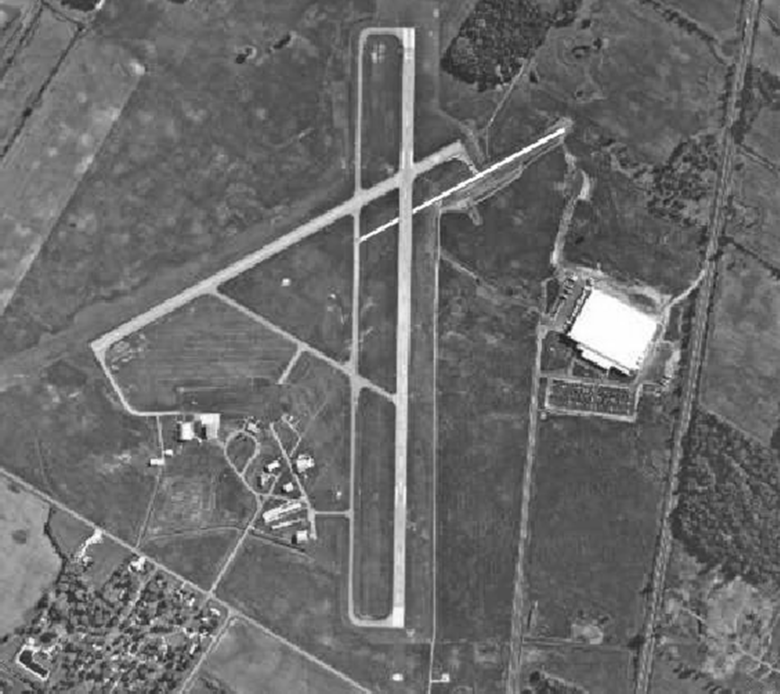
#> input picture 大三上/数字图像处理/实验代码/Project8_分割/photo1.tif, 1559 x 1388 px (shown at 1/2 size)
$ python ex1.py
#> lines starting #> are read from the running program, lines starting #| are printed output that depends on the picture; after the words box and inside, x2 and y2 are one past the last pixel; in counts of white or black regions, pixels touching at a corner belong together
import numpy as np
import cv2
import matplotlib.pyplot as plt

# 读取图像并转换为灰度图
image_path = "photo1.tif"
image = cv2.imread(image_path)
#> image is the input picture: shape (1388, 1559, 3); min 17, max 255, mean 106.4
gray = cv2.cvtColor(image, cv2.COLOR_BGR2GRAY)

# 使用Canny边缘检测
edges = cv2.Canny(gray, 50, 150)
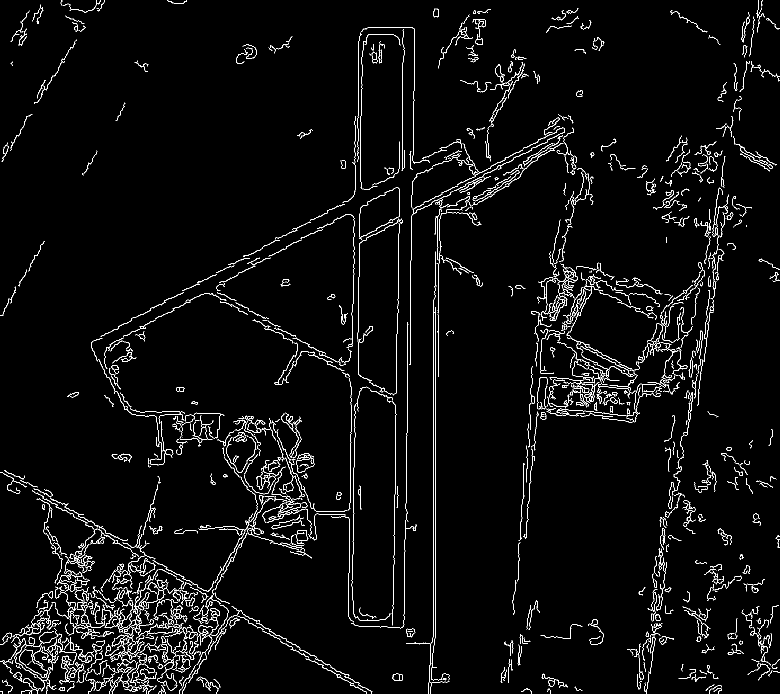
#> edges: shape (1388, 1559) (shown at 1/2 size); 3.3% white in thin lines or dots

# 使用霍夫变换检测直线
lines = cv2.HoughLines(edges, 1, np.pi / 180, 200)
#> lines = 23 rows, first 8: [871, 0], [867, 0], [806, 0.0175], [716, 0], [717, 0.0175], [687, 1.06], [831, 0.0175], [802, 2.11]
lines_image = np.zeros_like(gray)

# 绘制检测到的满足角度范围的所有直线
all_lines = []
if lines is not None:
    for rho, theta in lines[:, 0]:
        if (np.abs(theta) < np.pi / 180):
            all_lines.append((rho, theta))
            a = np.cos(theta)
            b = np.sin(theta)
            x0 = a * rho
            y0 = b * rho
            x1 = int(x0 + 1000 * (-b))
            y1 = int(y0 + 1000 * (a))
            x2 = int(x0 - 1000 * (-b))
            y2 = int(y0 - 1000 * (a))
#> this loop made 23 passes
#> (rho, theta, b, x0, y0, x1, y1, x2) on passes 1, 2, 3, 4, 5, 7, 9, 11, 14, 15, 19, 23: (871, 0, 0, 871, 0, 871, 1000, 871), (867, 0, 0, 867, 0, 867, 1000, 867), (806, 0.0175, 0.0175, 805.9, 14.07, 788, 1013, 823), (716, 0, 0, 716, 0, 716, 1000, 716), (717, 0.0175, 0.0175, 716.9, 12.51, 699, 1012, 734), (831, 0.0175, 0.0175, 830.9, 14.5, 813, 1014, 848), (726, 0.0175, 0.0175, 725.9, 12.67, 708, 1012, 743), (888, 0.0175, 0.0175, 887.9, 15.5, 870, 1015, 905), (876, 0, 0, 876, 0, 876, 1000, 876), (724, 0.0175, 0.0175, 723.9, 12.64, 706, 1012, 741), (707, 0, 0, 707, 0, 707, 1000, 707), (804, 0, 0, 804, 0, 804, 1000, 804)
#> (rho, theta) on passes 6, 8, 10, 12, 13, 16: (687, 1.06), (802, 2.11), (710, 1.06), (1493, 0.157), (810, 2.11), (977, 0.785)
#> after the loop, all_lines = [(871, 0), (867, 0), (806, 0.0175), (716, 0), (717, 0.0175), (831, 0.0175), (726, 0.0175), (888, 0.0175), (876, 0), (724, 0.0175), (707, 0), (804, 0)]

# 提取跑道的两条主要边线
filtered_lines = sorted(all_lines, key=lambda x: abs(x[0]))  # 按 rho 排序
#> filtered_lines = [(707, 0), (716, 0), (717, 0.0175), (724, 0.0175), (726, 0.0175), (804, 0), (806, 0.0175), (831, 0.0175), (867, 0), (871, 0), (876, 0), (888, 0.0175)]
if len(filtered_lines) > 2:
    filtered_lines = filtered_lines[2:8]
#> filtered_lines = [(717, 0.0175), (724, 0.0175), (726, 0.0175), (804, 0), (806, 0.0175), (831, 0.0175)]

runway_image = image.copy()
for rho, theta in filtered_lines:
    a = np.cos(theta)
    b = np.sin(theta)
    x0 = a * rho
    y0 = b * rho
    x1 = int(x0 + 1250 * (-b))
    y1 = int(y0 + 1250 * (a))
    x2 = int(x0 - 1250 * (-b))
    y2 = int(y0 - 1250 * (a))
    cv2.line(runway_image, (x1, y1), (x2, y2), (0, 0, 255), 3)  # 在原图上绘制蓝色线条
#> this loop made 6 passes
#> (rho, theta, b, x0, y0, x1, y1, x2) on passes 1 to 6: (717, 0.0175, 0.0175, 716.9, 12.51, 695, 1262, 738), (724, 0.0175, 0.0175, 723.9, 12.64, 702, 1262, 745), (726, 0.0175, 0.0175, 725.9, 12.67, 704, 1262, 747), (804, 0, 0, 804, 0, 804, 1250, 804), (806, 0.0175, 0.0175, 805.9, 14.07, 784, 1263, 827), (831, 0.0175, 0.0175, 830.9, 14.5, 809, 1264, 852)
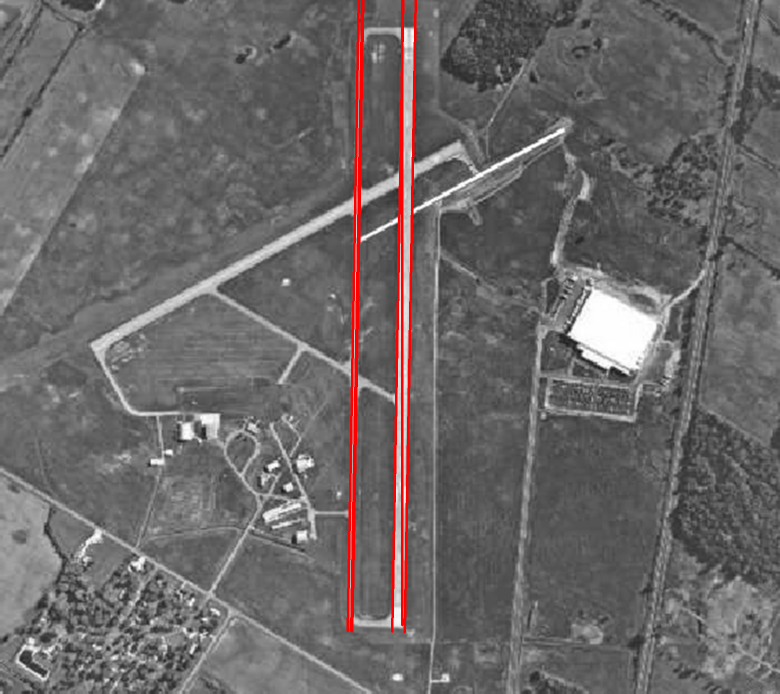
#> runway_image: shape (1388, 1559, 3) (shown at 1/2 size); 1.52% of pixels changed, all inside (x1, y1, x2, y2) = (693, 0, 834, 1267)

fig, axes = plt.subplots(1, 3, figsize=(20, 5))

# 原始图像
axes[0].imshow(cv2.cvtColor(image, cv2.COLOR_BGR2RGB))
axes[0].set_title("a) Original Image")
axes[0].axis("off")

# 边缘检测图像
axes[1].imshow(edges, cmap="gray")
axes[1].set_title("b) Canny Edge Detection")
axes[1].axis("off")


# 跑道的主要边线
axes[2].imshow(cv2.cvtColor(runway_image, cv2.COLOR_BGR2RGB))
axes[2].set_title("d) Runway Lines")
axes[2].axis("off")

plt.tight_layout()
plt.show()
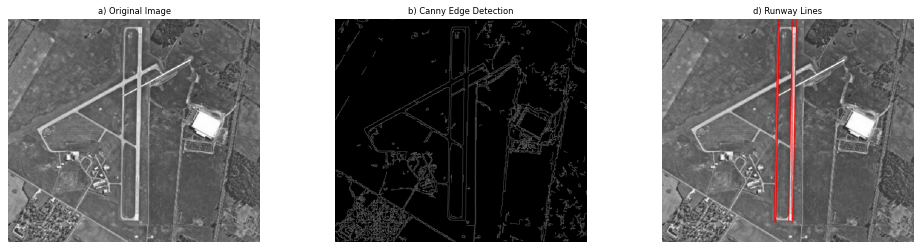
#> figure drawn by matplotlib, 3 panels

$ run again, with 大三上/数字图像处理/实验代码/Project8_分割/photo2.tif copied over 大三上/数字图像处理/实验代码/Project8_分割/photo1.tif
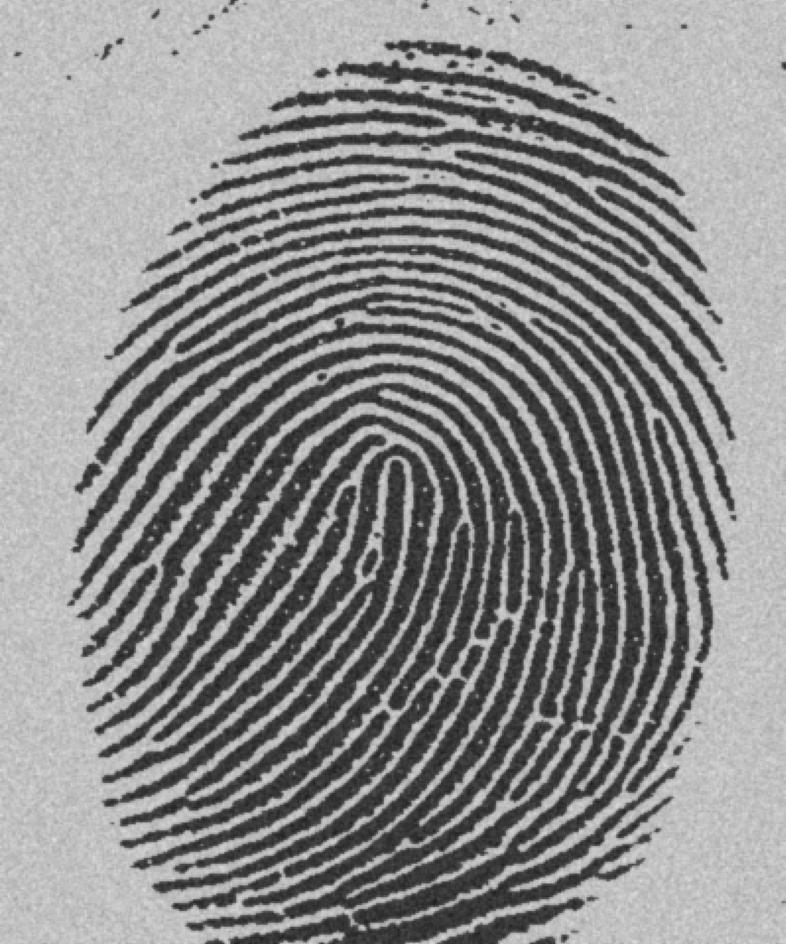
#> input picture 大三上/数字图像处理/实验代码/Project8_分割/photo2.tif, 1571 x 1887 px (shown at 1/2 size)
#> image is the input picture: shape (1887, 1571, 3); min 24, max 229, mean 140
#> `edges = cv2.Canny(gray, 50, 150)`:
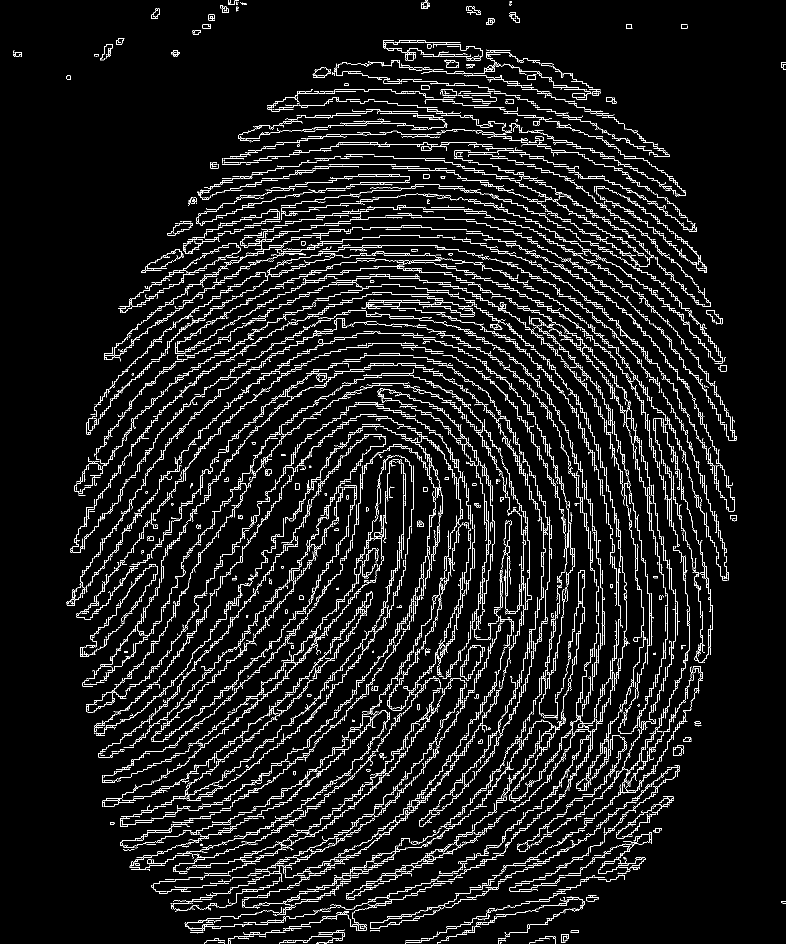
#> edges: shape (1887, 1571) (shown at 1/2 size); 6.2% white in thin lines or dots
#> lines = 2087 rows, first 8: [1098, 0], [1019, 0], [980, 0], [1236, 0], [972, 0], [976, 0], [1299, 0], [1232, 0]
#> the loop `for rho, theta in lines[:, 0]:` made 2087 passes
#> (rho, theta, x0, x1, x2) on passes 1 to 8: (1098, 0, 1098, 1098, 1098), (1019, 0, 1019, 1019, 1019), (980, 0, 980, 980, 980), (1236, 0, 1236, 1236, 1236), (972, 0, 972, 972, 972), (976, 0, 976, 976, 976), (1299, 0, 1299, 1299, 1299), (1232, 0, 1232, 1232, 1232)
#> the loop `for rho, theta in filtered_lines:` made 6 passes
#> rho on passes 1 to 6: 240, 244, 263, 267, 271, 283
#> `plt.show()`:
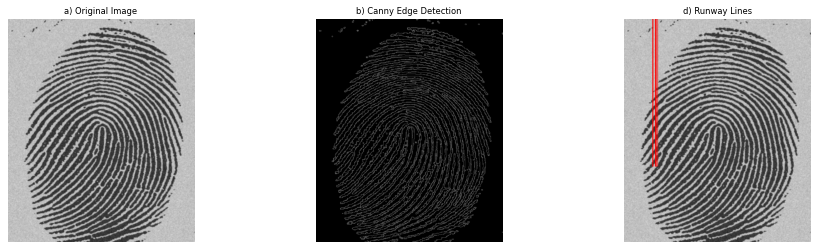
#> figure drawn by matplotlib, 3 panels

$ run again, with 大三上/数字图像处理/实验代码/Project8_分割/photo3.tif copied over 大三上/数字图像处理/实验代码/Project8_分割/photo1.tif
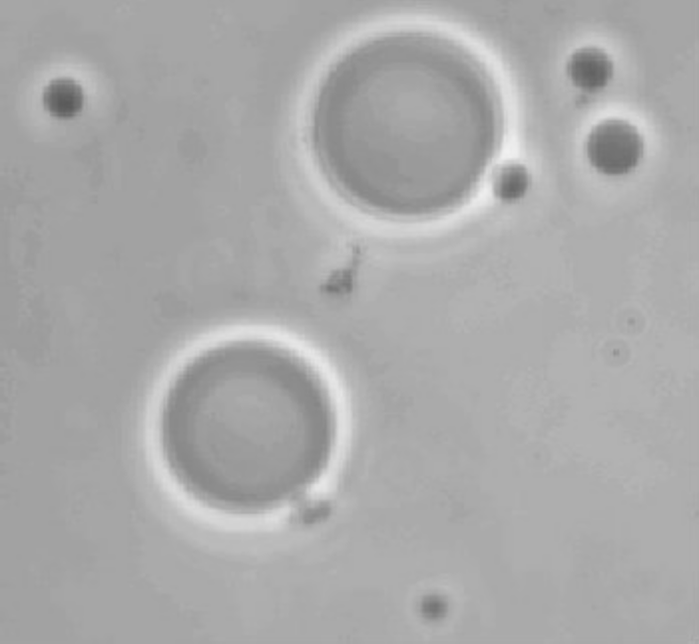
#> input picture 大三上/数字图像处理/实验代码/Project8_分割/photo3.tif, 699 x 644 px
#> image is the input picture: shape (644, 699, 3); min 90, max 241, mean 169.6
#> edges: shape (644, 699); every value is 0
#> lines = None
#> `plt.show()`:
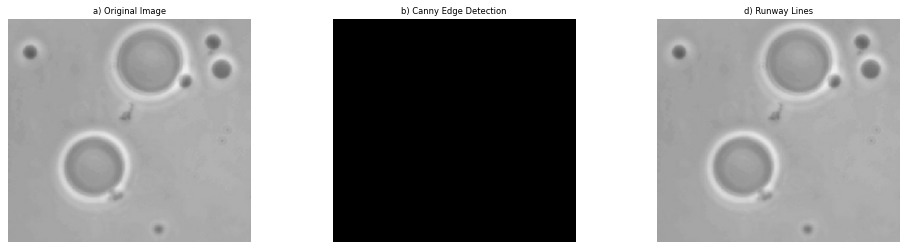
#> figure drawn by matplotlib, 3 panels

$ run again, with 大三上/数字图像处理/实验代码/Project8_分割/photo4.tif copied over 大三上/数字图像处理/实验代码/Project8_分割/photo1.tif
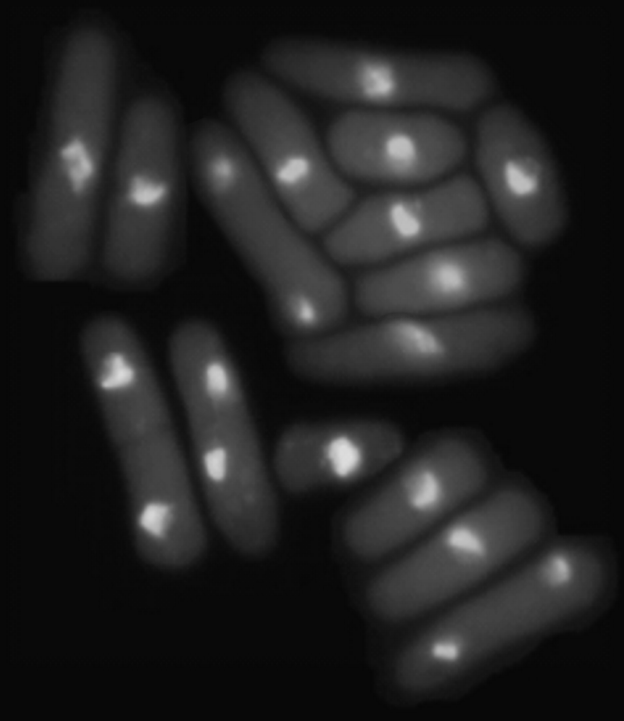
#> input picture 大三上/数字图像处理/实验代码/Project8_分割/photo4.tif, 1248 x 1442 px (shown at 1/2 size)
#> image is the input picture: shape (1442, 1248, 3); min 6, max 222, mean 33.1
#> edges: shape (1442, 1248); every value is 0
#> lines = None
#> `plt.show()`:
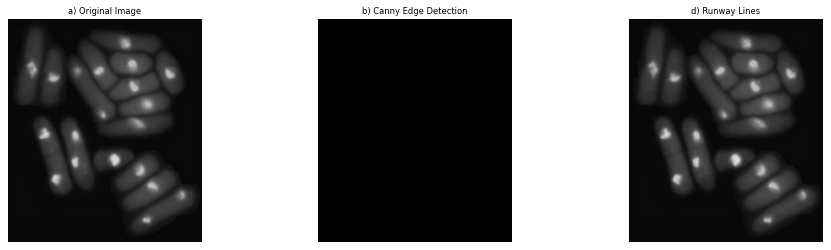
#> figure drawn by matplotlib, 3 panels
